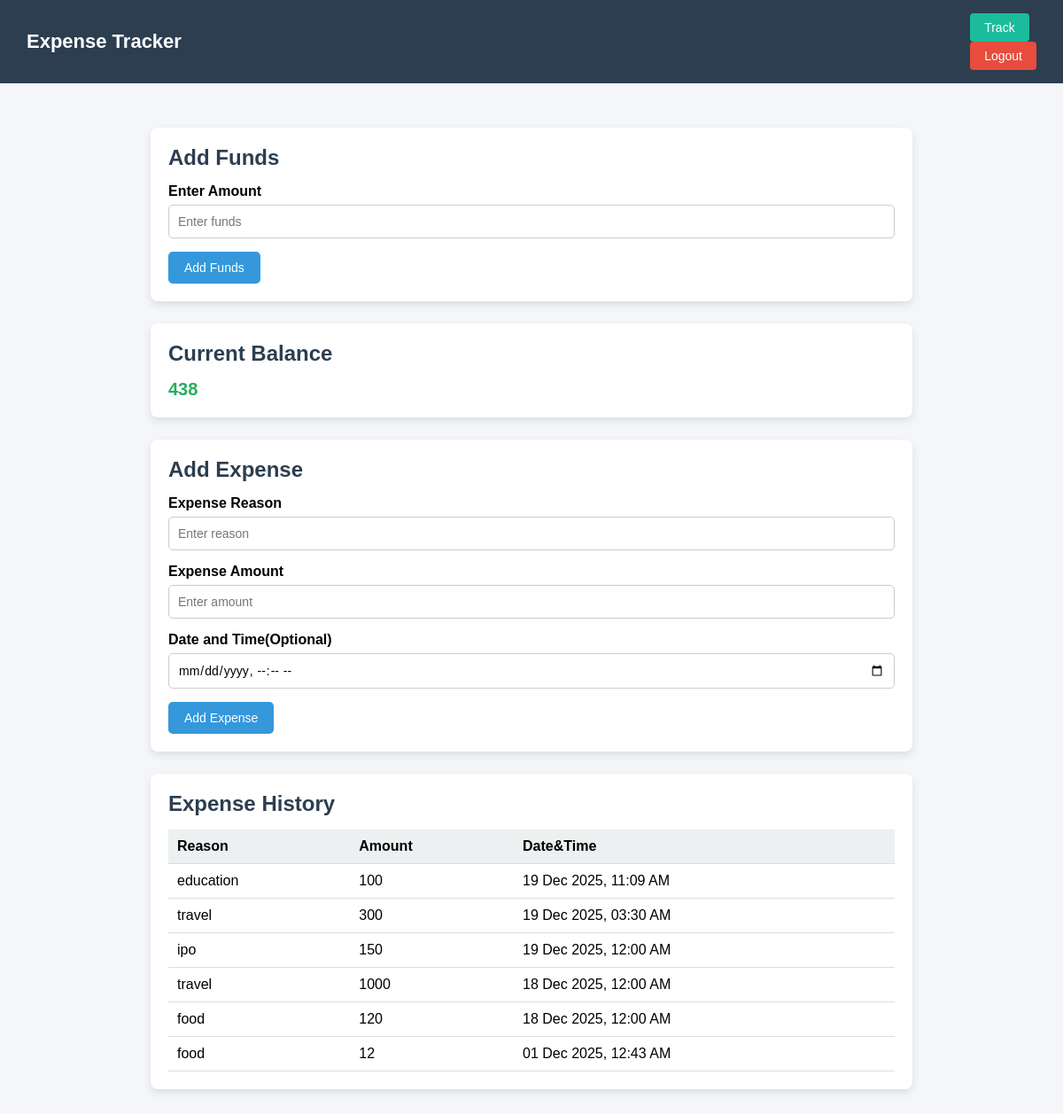
Page /home (signed in) on the committed database.
### project/models.py (models this page shows)
class Expense(models.Model):
    user = models.ForeignKey(User, on_delete=models.CASCADE)
    Reason = models.CharField(max_length=50)
    Amount = models.IntegerField()
    Date = models.DateTimeField(default=timezone.now)

### project/views.py (the view, shortened to what this page needs)
# urls.py: path('home', views.home , name="home"),
@login_required()
def home(request):
    context = {}
    show_expense = Expense.objects.filter(user=request.user).order_by('-Date')
    total_funds = Addfunds.objects.filter(
            user = request.user
        ).aggregate(Sum('Add'))['Add__sum'] or 0
    total_expense = Expense.objects.filter(
            user = request.user
        ).aggregate(Sum("Amount"))['Amount__sum'] or 0
    current_balance = total_funds - total_expense
    context = {
                'current_balance' : current_balance ,
                'show_expense' : show_expense
        }
    return render(request , "home.html" , context)

### project/templates/home.html (shortened to what this page needs)
{% load static %}
<!DOCTYPE html>
<html lang="en">
<head>
    <link rel="stylesheet" href="{% static 'css/style.css' %}">
</head>
<body>
    <div class="navbar">
    <h1>Expense Tracker</h1>
    <div class="nav-buttons">
        <form method="POST" action="{% url 'track' %}">
            <button type="submit" class="track-btn">Track</button>
        </form>
        <form method="POST" action="{% url 'Logout' %}">
            <button type="submit" class="logout-btn">Logout</button>
        </form>
    </div>
</div>
    <div class="container">
    <form action="{% url 'home' %}" method="POST">
        <div class="card">
            <h2>Add Funds</h2>
            <div class="form-group">
                <label>Enter Amount</label>
                <input type="number" placeholder="Enter funds" name="addfunds">
            </div>
            <button class="btn" name="addfund_submit">Add Funds</button>
        </div>
        </form>
<div class="card">
    <h2>Current Balance</h2>
    <p class="balance">{{ current_balance }}</p>
</div>
<form action = "{% url 'home' %}" method="POST">
        <div class="card">
            <h2>Add Expense</h2>
            <div class="form-group">
                <label>Expense Reason</label>
                <input type="text" placeholder="Enter reason" name="reason">
            </div>
            <div class="form-group">
                <label>Expense Amount</label>
                <input type="number" placeholder="Enter amount" name="amount">
            </div>
            <div class="form-group">
                <label>Date and Time(Optional)</label>
                <input type="datetime-local" name="date">
            </div>
            <button class="btn" name="expense_submit">Add Expense</button>
        </div>
        <div class="card">
            <h2>Expense History</h2>
            <table>
                <tr>
                    <th>Reason</th>
                    <th>Amount</th>
                    <th>Date&Time</th>
                </tr>
               {% for expenses in show_expense %}
               <tr>
                <td>{{ expenses.Reason }}</td>
                <td>{{ expenses.Amount }}</td>
                <td>{{ expenses.Date | date:"d M Y, h:i A"}}</td>
               </tr>
               {% endfor %}
            </table>
        </div>
        </form>
    </div>
</body>
</html>

### project/static/css/style.css (style rules this page uses)
* { margin: 0; padding: 0; box-sizing: border-box; font-family: Arial, Helvetica, sans-serif; }
body { background: #f4f6f9; }
.navbar { background: #2c3e50; color: white; padding: 15px 30px; display: flex; justify-content: space-between; align-items: center; }
.navbar h1 { font-size: 22px; }
.nav-buttons button { margin-left: 10px; padding: 8px 16px; border: none; border-radius: 4px; cursor: pointer; font-size: 14px; }
.track-btn { background: #1abc9c; color: white; }
.logout-btn { background: #e74c3c; color: white; }
.container { max-width: 900px; margin: 30px auto; padding: 20px; }
.card { background: white; padding: 20px; border-radius: 8px; box-shadow: 0 4px 10px rgba(0,0,0,0.1); margin-bottom: 25px; }
.card h2 { margin-bottom: 15px; color: #2c3e50; }
.form-group { margin-bottom: 15px; }
.form-group label { display: block; margin-bottom: 6px; font-weight: bold; }
.form-group input { width: 100%; padding: 10px; border: 1px solid #ccc; border-radius: 5px; font-size: 14px; }
.btn { padding: 10px 18px; background: #3498db; color: white; border: none; border-radius: 5px; cursor: pointer; font-size: 14px; }
.balance { font-size: 20px; color: #27ae60; font-weight: bold; }
table { width: 100%; border-collapse: collapse; margin-top: 15px; }
table th, table td { padding: 10px; border-bottom: 1px solid #ddd; text-align: left; }
table th { background: #ecf0f1; }

### rows in the picture
Expense: Reason "education", Amount "100", Date "19 Dec 2025, 11:09 AM"
Expense: Reason "travel", Amount "300", Date "19 Dec 2025, 03:30 AM"
Expense: Reason "ipo", Amount "150", Date "19 Dec 2025, 12:00 AM"
Expense: Reason "travel", Amount "1000", Date "18 Dec 2025, 12:00 AM"
Expense: Reason "food", Amount "120", Date "18 Dec 2025, 12:00 AM"
Expense: Reason "food", Amount "12", Date "01 Dec 2025, 12:43 AM"

### other values in the picture
{{ current_balance }} "438"
